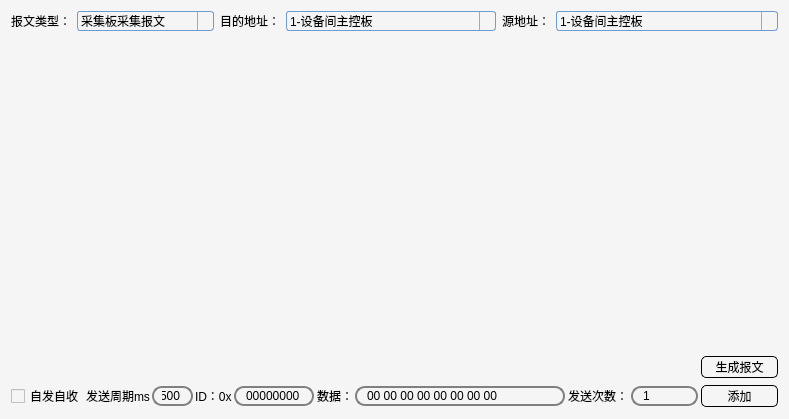
<?xml version="1.0" encoding="UTF-8"?>
<ui version="4.0">
 <class>MakePacket</class>
 <widget class="QDialog" name="MakePacket">
  <property name="geometry">
   <rect>
    <x>0</x>
    <y>0</y>
    <width>789</width>
    <height>419</height>
   </rect>
  </property>
  <property name="windowTitle">
   <string>Dialog</string>
  </property>
  <property name="styleSheet">
   <string notr="true">/*QComboBox*/

QComboBox {
border: 1px solid rgb(111, 156, 207);
border-radius: 3px;
padding: 1px 18px 1px 3px;
min-width: 8em;
max-width: 8em;
}
QComboBox::drop-down {
subcontrol-origin: padding;
subcontrol-position: top right;
width: 15px;
border-left-width: 1px;
border-left-color: darkgray;
border-left-style: solid;
border-top-right-radius: 3px;
border-bottom-right-radius: 3px;
}
QComboBox QAbstractItemView {
border: 2px solid darkgray;
selection-background-color: lightgray;
}

/*QLineEdit*/

QLineEdit{
border: 2px solid gray;
border-radius: 10px;
padding: 0 8px;
background: yellow;
selection-background-color: darkgray;
}

/*QPushButton*/

QPushButton{
min-width:75px;
max-width:75px;
min-height:20px;
border:1px solid black;
border-radius:5px;
}
QPushButton:hover{
background-color: #333333;
border-color: #444444;
color:rgb(255,255,255);
}
QPushButton:pressed{
background-color: #111111;
border-color: #333333;
color: yellow;
}

/*QWidget*/
QWidget{
background-color:#F5F5F5;
}</string>
  </property>
  <layout class="QVBoxLayout" name="verticalLayout_2">
   <item>
    <layout class="QHBoxLayout" name="horizontalLayout_4">
     <item>
      <layout class="QHBoxLayout" name="horizontalLayout" stretch="0,0">
       <item>
        <widget class="QLabel" name="label">
         <property name="text">
          <string>报文类型：</string>
         </property>
        </widget>
       </item>
       <item>
        <widget class="QComboBox" name="comboBox">
         <item>
          <property name="text">
           <string>采集板采集报文</string>
          </property>
         </item>
         <item>
          <property name="text">
           <string>主控箱控制报文</string>
          </property>
         </item>
         <item>
          <property name="text">
           <string>采集模块状态报文</string>
          </property>
         </item>
         <item>
          <property name="text">
           <string>状态监测报文</string>
          </property>
         </item>
         <item>
          <property name="text">
           <string>板卡信息报文</string>
          </property>
         </item>
        </widget>
       </item>
      </layout>
     </item>
     <item>
      <layout class="QHBoxLayout" name="horizontalLayout_5" stretch="0,1">
       <item>
        <widget class="QLabel" name="label_4">
         <property name="text">
          <string>目的地址：</string>
         </property>
        </widget>
       </item>
       <item>
        <widget class="QComboBox" name="comboBox_2">
         <item>
          <property name="text">
           <string>1-设备间主控板</string>
          </property>
         </item>
         <item>
          <property name="text">
           <string>2-信号采集板</string>
          </property>
         </item>
         <item>
          <property name="text">
           <string>3-沉箱控制板</string>
          </property>
         </item>
         <item>
          <property name="text">
           <string>4-侧箱控制板</string>
          </property>
         </item>
         <item>
          <property name="text">
           <string>5-车顶控制板</string>
          </property>
         </item>
         <item>
          <property name="text">
           <string>31-广播地址</string>
          </property>
         </item>
        </widget>
       </item>
      </layout>
     </item>
     <item>
      <layout class="QHBoxLayout" name="horizontalLayout_7" stretch="0,1">
       <item>
        <widget class="QLabel" name="label_6">
         <property name="text">
          <string>源地址：</string>
         </property>
        </widget>
       </item>
       <item>
        <widget class="QComboBox" name="comboBox_3">
         <item>
          <property name="text">
           <string>1-设备间主控板</string>
          </property>
         </item>
         <item>
          <property name="text">
           <string>2-信号采集板</string>
          </property>
         </item>
         <item>
          <property name="text">
           <string>3-沉箱控制板</string>
          </property>
         </item>
         <item>
          <property name="text">
           <string>4-侧箱控制板</string>
          </property>
         </item>
         <item>
          <property name="text">
           <string>5-车顶控制板</string>
          </property>
         </item>
         <item>
          <property name="text">
           <string>31-广播地址</string>
          </property>
         </item>
        </widget>
       </item>
      </layout>
     </item>
    </layout>
   </item>
   <item>
    <layout class="QHBoxLayout" name="horizontalLayout_9" stretch="1,0">
     <item>
      <widget class="QWidget" name="widget" native="true">
       <property name="styleSheet">
        <string notr="true"/>
       </property>
      </widget>
     </item>
     <item>
      <layout class="QVBoxLayout" name="verticalLayout">
       <item>
        <spacer name="verticalSpacer">
         <property name="orientation">
          <enum>Qt::Vertical</enum>
         </property>
         <property name="sizeHint" stdset="0">
          <size>
           <width>20</width>
           <height>40</height>
          </size>
         </property>
        </spacer>
       </item>
       <item>
        <widget class="QPushButton" name="pushButton_2">
         <property name="text">
          <string>生成报文</string>
         </property>
        </widget>
       </item>
      </layout>
     </item>
    </layout>
   </item>
   <item>
    <layout class="QHBoxLayout" name="horizontalLayout_8">
     <property name="spacing">
      <number>3</number>
     </property>
     <item>
      <layout class="QHBoxLayout" name="horizontalLayout_2">
       <property name="spacing">
        <number>2</number>
       </property>
       <item>
        <widget class="QCheckBox" name="checkBox">
         <property name="text">
          <string>自发自收</string>
         </property>
        </widget>
       </item>
       <item>
        <widget class="QLabel" name="label_5">
         <property name="text">
          <string>发送周期ms</string>
         </property>
        </widget>
       </item>
       <item>
        <widget class="QLineEdit" name="lineEdit_3">
         <property name="maximumSize">
          <size>
           <width>80</width>
           <height>16777215</height>
          </size>
         </property>
         <property name="text">
          <string>500</string>
         </property>
        </widget>
       </item>
       <item>
        <widget class="QLabel" name="label_2">
         <property name="text">
          <string>ID：0x</string>
         </property>
        </widget>
       </item>
       <item>
        <widget class="QLineEdit" name="lineEdit">
         <property name="minimumSize">
          <size>
           <width>80</width>
           <height>0</height>
          </size>
         </property>
         <property name="maximumSize">
          <size>
           <width>100</width>
           <height>16777215</height>
          </size>
         </property>
         <property name="text">
          <string>00000000</string>
         </property>
        </widget>
       </item>
      </layout>
     </item>
     <item>
      <layout class="QHBoxLayout" name="horizontalLayout_3">
       <property name="spacing">
        <number>2</number>
       </property>
       <item>
        <widget class="QLabel" name="label_3">
         <property name="text">
          <string>数据：</string>
         </property>
        </widget>
       </item>
       <item>
        <widget class="QLineEdit" name="lineEdit_2">
         <property name="minimumSize">
          <size>
           <width>210</width>
           <height>0</height>
          </size>
         </property>
         <property name="text">
          <string>00 00 00 00 00 00 00 00</string>
         </property>
        </widget>
       </item>
      </layout>
     </item>
     <item>
      <widget class="QLabel" name="label_7">
       <property name="text">
        <string>发送次数：</string>
       </property>
      </widget>
     </item>
     <item>
      <widget class="QLineEdit" name="lineEdit_4">
       <property name="text">
        <string>1</string>
       </property>
      </widget>
     </item>
     <item>
      <widget class="QPushButton" name="pushButton">
       <property name="text">
        <string>添加</string>
       </property>
      </widget>
     </item>
     <item>
      <spacer name="horizontalSpacer">
       <property name="orientation">
        <enum>Qt::Horizontal</enum>
       </property>
       <property name="sizeHint" stdset="0">
        <size>
         <width>40</width>
         <height>20</height>
        </size>
       </property>
      </spacer>
     </item>
    </layout>
   </item>
  </layout>
 </widget>
 <resources/>
 <connections/>
</ui>
